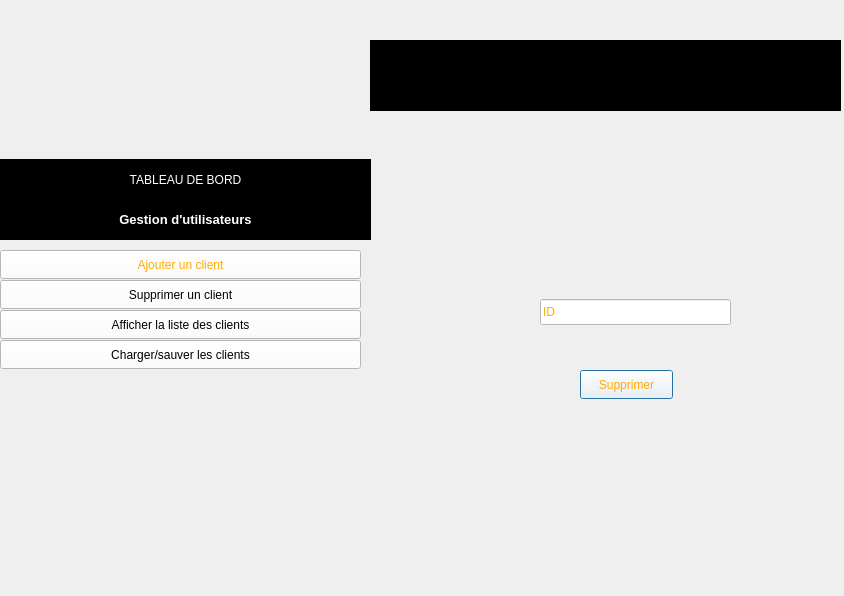
<?xml version="1.0" encoding="UTF-8"?>
<ui version="4.0">
 <class>supp_compte</class>
 <widget class="QDialog" name="supp_compte">
  <property name="geometry">
   <rect>
    <x>0</x>
    <y>0</y>
    <width>844</width>
    <height>596</height>
   </rect>
  </property>
  <property name="windowTitle">
   <string>Dialog</string>
  </property>
  <widget class="QLabel" name="label">
   <property name="geometry">
    <rect>
     <x>0</x>
     <y>159</y>
     <width>371</width>
     <height>41</height>
    </rect>
   </property>
   <property name="styleSheet">
    <string notr="true">color: rgb(255, 255, 255);
background-color: rgb(0, 0, 0);
font: 700 14pt &quot;Segoe UI&quot;;</string>
   </property>
   <property name="text">
    <string>TABLEAU DE BORD</string>
   </property>
   <property name="alignment">
    <set>Qt::AlignCenter</set>
   </property>
  </widget>
  <widget class="QPushButton" name="supprimer">
   <property name="geometry">
    <rect>
     <x>580</x>
     <y>370</y>
     <width>93</width>
     <height>29</height>
    </rect>
   </property>
   <property name="cursor">
    <cursorShape>PointingHandCursor</cursorShape>
   </property>
   <property name="styleSheet">
    <string notr="true">background-color: rgb(255, 255, 255);
color: rgb(255, 170, 0);</string>
   </property>
   <property name="text">
    <string>Supprimer</string>
   </property>
  </widget>
  <widget class="QLabel" name="label_3">
   <property name="geometry">
    <rect>
     <x>0</x>
     <y>199</y>
     <width>371</width>
     <height>41</height>
    </rect>
   </property>
   <property name="font">
    <font>
     <family>Segoe UI</family>
     <pointsize>10</pointsize>
     <italic>false</italic>
     <bold>true</bold>
    </font>
   </property>
   <property name="styleSheet">
    <string notr="true">background-color: rgb(0, 0, 0);
color: rgb(255, 255, 255);
font: 700 10pt &quot;Segoe UI&quot;;</string>
   </property>
   <property name="text">
    <string>Gestion d'utilisateurs</string>
   </property>
   <property name="alignment">
    <set>Qt::AlignCenter</set>
   </property>
  </widget>
  <widget class="QPushButton" name="Charger_sauver_client">
   <property name="geometry">
    <rect>
     <x>0</x>
     <y>340</y>
     <width>361</width>
     <height>29</height>
    </rect>
   </property>
   <property name="cursor">
    <cursorShape>PointingHandCursor</cursorShape>
   </property>
   <property name="styleSheet">
    <string notr="true">background-color: rgb(255, 255, 255);</string>
   </property>
   <property name="text">
    <string>Charger/sauver les clients</string>
   </property>
  </widget>
  <widget class="QLabel" name="label_2">
   <property name="geometry">
    <rect>
     <x>0</x>
     <y>-10</y>
     <width>391</width>
     <height>171</height>
    </rect>
   </property>
   <property name="text">
    <string/>
   </property>
   <property name="pixmap">
    <pixmap>../../Images/Captures d’écran/LOGO1.png</pixmap>
   </property>
  </widget>
  <widget class="QPushButton" name="Supp_client">
   <property name="geometry">
    <rect>
     <x>0</x>
     <y>280</y>
     <width>361</width>
     <height>29</height>
    </rect>
   </property>
   <property name="cursor">
    <cursorShape>PointingHandCursor</cursorShape>
   </property>
   <property name="styleSheet">
    <string notr="true">background-color: rgb(255, 255, 255);</string>
   </property>
   <property name="text">
    <string>Supprimer un client</string>
   </property>
  </widget>
  <widget class="QLabel" name="labelNomGestionnaire">
   <property name="geometry">
    <rect>
     <x>370</x>
     <y>40</y>
     <width>471</width>
     <height>71</height>
    </rect>
   </property>
   <property name="styleSheet">
    <string notr="true">color: rgb(255, 255, 255);
font: 700 18pt &quot;Segoe UI&quot;;
background-color: rgb(0, 0, 0);</string>
   </property>
   <property name="text">
    <string/>
   </property>
   <property name="alignment">
    <set>Qt::AlignCenter</set>
   </property>
  </widget>
  <widget class="QPushButton" name="Ajout_client_2">
   <property name="geometry">
    <rect>
     <x>0</x>
     <y>250</y>
     <width>361</width>
     <height>29</height>
    </rect>
   </property>
   <property name="cursor">
    <cursorShape>PointingHandCursor</cursorShape>
   </property>
   <property name="styleSheet">
    <string notr="true">color: rgb(255, 170, 0);
background-color: rgb(255, 255, 255);</string>
   </property>
   <property name="text">
    <string>Ajouter un client</string>
   </property>
  </widget>
  <widget class="QPushButton" name="Afficher_client">
   <property name="geometry">
    <rect>
     <x>0</x>
     <y>310</y>
     <width>361</width>
     <height>29</height>
    </rect>
   </property>
   <property name="cursor">
    <cursorShape>PointingHandCursor</cursorShape>
   </property>
   <property name="styleSheet">
    <string notr="true">background-color: rgb(255, 255, 255);</string>
   </property>
   <property name="text">
    <string>Afficher la liste des clients</string>
   </property>
  </widget>
  <widget class="QLineEdit" name="ID">
   <property name="geometry">
    <rect>
     <x>540</x>
     <y>299</y>
     <width>191</width>
     <height>26</height>
    </rect>
   </property>
   <property name="styleSheet">
    <string notr="true">background-color: rgb(255, 255, 255);
color: rgb(255, 170, 0);</string>
   </property>
   <property name="text">
    <string>ID</string>
   </property>
  </widget>
 </widget>
 <resources/>
 <connections/>
</ui>
